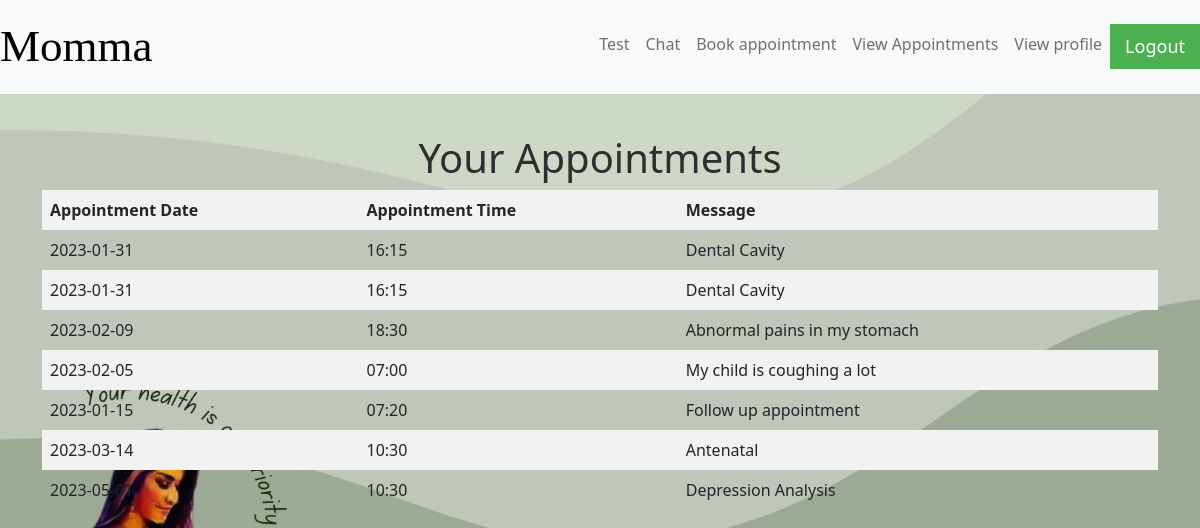
The app's page /view (signed in), older data.
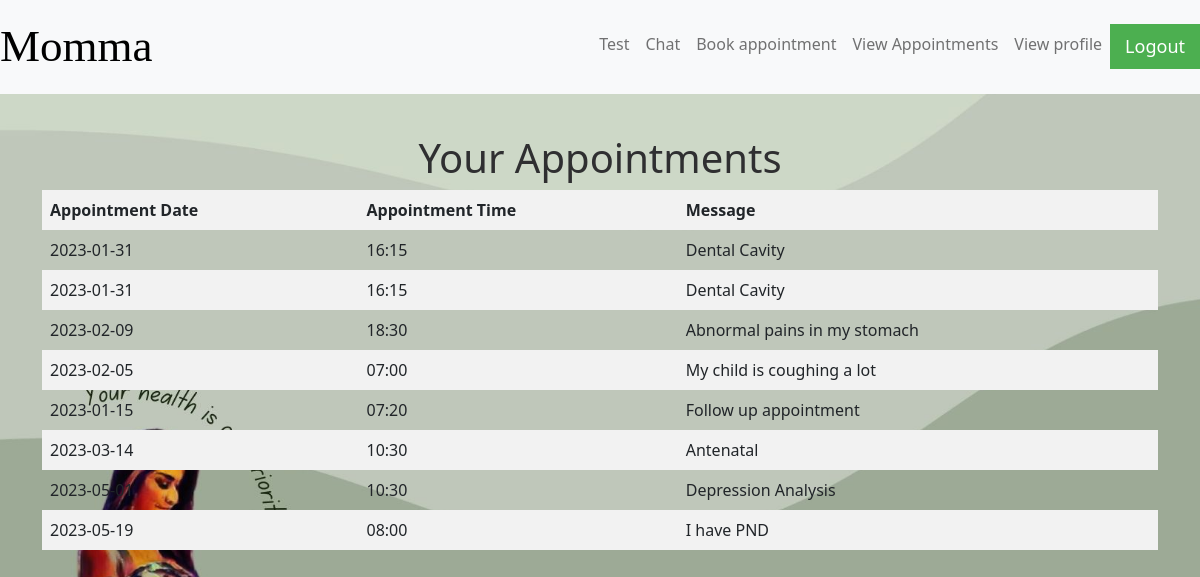
The same page, newer data.
### index/models.py (models this page shows, shortened)
class Appointment(db.Model):
    id = db.Column(db.Integer, primary_key=True)
    name = db.Column(db.String(50), nullable=False)
    email = db.Column(db.String(120), nullable=False)
    date = db.Column(db.String(20), nullable=False)
    time = db.Column(db.String(20), nullable=False)
    message = db.Column(db.Text, nullable=False)
    user_id = db.Column(db.Integer, db.ForeignKey('user.id'), nullable=False)

### index/routes.py (the view)
@app.route("/view")
def view_appointment():
    check_authentication()
    username = session['username']
    user = User.query.filter_by(username=username).first()
    appointments = Appointment.query.filter_by(user_id=user.id)
    return render_template("view_appointments.html", appointments=appointments)

### index/routes.py (called while the page is built)
def check_authentication():
    if not session.get("logged_in"):
        return redirect(url_for("log_in"))

### index/templates/view_appointments.html (shortened to what this page needs)
{% extends 'main.html'%}
{% block content%}
<h1 style="text-align: center;">Your Appointments</h1>
<div>
    <table>
        <thead>
            <tr>
                <th>Appointment Date</th>
                <th>Appointment Time</th>
                <th>Message</th>
            </tr>
        </thead>
        <tbody>
            {% for appointment in appointments %}
            <tr>
                <td>{{ appointment.date }}</td>
                <td>{{ appointment.time }}</td>
                <td>{{ appointment.message }}</td>
            </tr>
            {% endfor %}
        </tbody>
    </table>
</div>
{%endblock%}

### index/templates/main.html (shortened to what this page needs)
<!DOCTYPE html>
<html lang="en">
<head>
    <link rel="stylesheet" type="text/css" href="{{ url_for('static', filename='css/static.css')}}">
    <link href="https://cdn.jsdelivr.net/npm/bootstrap@5.2.1/dist/css/bootstrap.min.css" rel="stylesheet">
    <link rel="stylesheet" href="https://cdnjs.cloudflare.com/ajax/libs/font-awesome/4.7.0/css/font-awesome.min.css">
</head>
<body style="background-image: url({{ url_for('static', filename='images/background.jpg') }}); background-size: cover; background-attachment: fixed; background-repeat: no-repeat;">
  <nav class="navbar navbar-expand-lg bg-light">
		<a style="font-size: 45px; font-style:normal; font-family: serif; color: rgb(0, 0, 0);" class="navbar-brand" href="/home">Momma</a>
    <div class="collapse navbar-collapse nav justify-content-end" id="navbarSupportedContent">
      <ul class="navbar-nav mr-auto">
        <li class="nav-item active">
          <a class="nav-link" href="{{ url_for('take_test') }}">Test</a>
        </li>
        <li class="nav-item active">
          <a class="nav-link" href="{{ url_for('chat_page') }}">Chat</a>
        </li>
        <li class="nav-item active">
          <a class="nav-link" href="{{ url_for('book_appointment') }}">Book appointment</a>
        </li>
        <li class="nav-item">
          <a class="nav-link" href="{{ url_for('view_appointment') }}">View Appointments</a>
        </li>
        <li class="nav-item">
          <a class="nav-link" href="{{ url_for('view_profile') }}">View profile</a>
        </li>
        <li>
          <a href="{{url_for('logout')}}" onclick="return confirm('Are you sure you want to logout?');">
            <button class="logout-button logout-button:hover">Logout</button>
        </a>
        </li>
      </ul>
    </div>
  </nav>
    <div class ="container spacer">
      <br>
            {% block content %}
            {% endblock content %}
    </div>
</body>
</html>

### index/static/css/static.css (style rules this page uses)
h1 { font-size: 20px; color: rgb(47, 47, 49); font-weight: bold; }
.logout-button { background-color: #4CAF50; color: white; padding: 9px 15px; margin: 0px 0; border: none; cursor: pointer; font-size: 18px; }
table { width: 100%; border-collapse: collapse; }
th, td { border: 1px solid #dddddd; padding: 8px; text-align: left; }
th { background-color: #f2f2f2; font-weight: bold; }
tr:nth-child(even) { background-color: #f2f2f2; }
.spacer { margin-bottom: 150px; }

Row changes from the older to the newer data that the page shows:
added Appointment: date "2023-05-19", time "08:00", message "I have PND"
